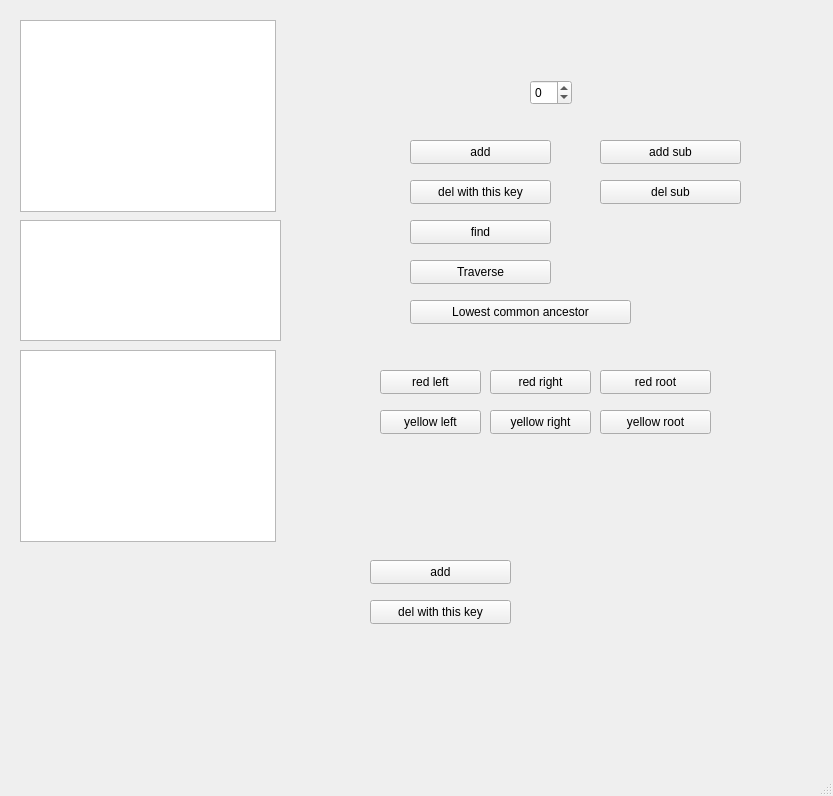
<?xml version="1.0" encoding="UTF-8"?>
<ui version="4.0">
 <class>MainWindow</class>
 <widget class="QMainWindow" name="MainWindow">
  <property name="geometry">
   <rect>
    <x>0</x>
    <y>0</y>
    <width>833</width>
    <height>796</height>
   </rect>
  </property>
  <property name="windowTitle">
   <string>MainWindow</string>
  </property>
  <widget class="QWidget" name="centralwidget">
   <widget class="QTreeView" name="treeView">
    <property name="geometry">
     <rect>
      <x>20</x>
      <y>20</y>
      <width>256</width>
      <height>192</height>
     </rect>
    </property>
   </widget>
   <widget class="QSpinBox" name="spinBox">
    <property name="geometry">
     <rect>
      <x>530</x>
      <y>80</y>
      <width>42</width>
      <height>25</height>
     </rect>
    </property>
    <property name="minimum">
     <number>-999999999</number>
    </property>
    <property name="maximum">
     <number>999999999</number>
    </property>
   </widget>
   <widget class="QPushButton" name="pushButton_add">
    <property name="geometry">
     <rect>
      <x>410</x>
      <y>140</y>
      <width>141</width>
      <height>24</height>
     </rect>
    </property>
    <property name="text">
     <string>add</string>
    </property>
   </widget>
   <widget class="QPushButton" name="pushButton_del">
    <property name="geometry">
     <rect>
      <x>410</x>
      <y>180</y>
      <width>141</width>
      <height>24</height>
     </rect>
    </property>
    <property name="text">
     <string>del with this key</string>
    </property>
   </widget>
   <widget class="QPushButton" name="pushButton_find">
    <property name="geometry">
     <rect>
      <x>410</x>
      <y>220</y>
      <width>141</width>
      <height>24</height>
     </rect>
    </property>
    <property name="text">
     <string>find</string>
    </property>
   </widget>
   <widget class="QPushButton" name="pushButton_traverse">
    <property name="geometry">
     <rect>
      <x>410</x>
      <y>260</y>
      <width>141</width>
      <height>24</height>
     </rect>
    </property>
    <property name="text">
     <string>Traverse</string>
    </property>
   </widget>
   <widget class="QTextEdit" name="textEdit_ans">
    <property name="geometry">
     <rect>
      <x>20</x>
      <y>220</y>
      <width>261</width>
      <height>121</height>
     </rect>
    </property>
    <property name="readOnly">
     <bool>true</bool>
    </property>
   </widget>
   <widget class="QTreeView" name="treeView_2">
    <property name="geometry">
     <rect>
      <x>20</x>
      <y>350</y>
      <width>256</width>
      <height>192</height>
     </rect>
    </property>
   </widget>
   <widget class="QPushButton" name="pushButton_add_to_sub">
    <property name="geometry">
     <rect>
      <x>370</x>
      <y>560</y>
      <width>141</width>
      <height>24</height>
     </rect>
    </property>
    <property name="text">
     <string>add</string>
    </property>
   </widget>
   <widget class="QPushButton" name="pushButton_add_sub">
    <property name="geometry">
     <rect>
      <x>600</x>
      <y>140</y>
      <width>141</width>
      <height>24</height>
     </rect>
    </property>
    <property name="text">
     <string>add sub</string>
    </property>
   </widget>
   <widget class="QPushButton" name="pushButton_del_sub">
    <property name="geometry">
     <rect>
      <x>370</x>
      <y>600</y>
      <width>141</width>
      <height>24</height>
     </rect>
    </property>
    <property name="text">
     <string>del with this key</string>
    </property>
   </widget>
   <widget class="QPushButton" name="pushButton_lcr">
    <property name="geometry">
     <rect>
      <x>410</x>
      <y>300</y>
      <width>221</width>
      <height>24</height>
     </rect>
    </property>
    <property name="text">
     <string>Lowest common ancestor</string>
    </property>
   </widget>
   <widget class="QPushButton" name="pushButton_1_left">
    <property name="geometry">
     <rect>
      <x>380</x>
      <y>370</y>
      <width>101</width>
      <height>24</height>
     </rect>
    </property>
    <property name="text">
     <string>red left</string>
    </property>
   </widget>
   <widget class="QPushButton" name="pushButton_1_right">
    <property name="geometry">
     <rect>
      <x>490</x>
      <y>370</y>
      <width>101</width>
      <height>24</height>
     </rect>
    </property>
    <property name="text">
     <string>red right</string>
    </property>
   </widget>
   <widget class="QPushButton" name="pushButton_1_root">
    <property name="geometry">
     <rect>
      <x>600</x>
      <y>370</y>
      <width>111</width>
      <height>24</height>
     </rect>
    </property>
    <property name="text">
     <string>red root</string>
    </property>
   </widget>
   <widget class="QPushButton" name="pushButton_2_root">
    <property name="geometry">
     <rect>
      <x>600</x>
      <y>410</y>
      <width>111</width>
      <height>24</height>
     </rect>
    </property>
    <property name="text">
     <string>yellow root</string>
    </property>
   </widget>
   <widget class="QPushButton" name="pushButton_2_left">
    <property name="geometry">
     <rect>
      <x>380</x>
      <y>410</y>
      <width>101</width>
      <height>24</height>
     </rect>
    </property>
    <property name="text">
     <string>yellow left</string>
    </property>
   </widget>
   <widget class="QPushButton" name="pushButton_2_right">
    <property name="geometry">
     <rect>
      <x>490</x>
      <y>410</y>
      <width>101</width>
      <height>24</height>
     </rect>
    </property>
    <property name="text">
     <string>yellow right</string>
    </property>
   </widget>
   <widget class="QPushButton" name="pushButton_rem_sub">
    <property name="geometry">
     <rect>
      <x>600</x>
      <y>180</y>
      <width>141</width>
      <height>24</height>
     </rect>
    </property>
    <property name="text">
     <string>del sub</string>
    </property>
   </widget>
  </widget>
  <widget class="QMenuBar" name="menubar">
   <property name="geometry">
    <rect>
     <x>0</x>
     <y>0</y>
     <width>833</width>
     <height>19</height>
    </rect>
   </property>
  </widget>
  <widget class="QStatusBar" name="statusbar"/>
 </widget>
 <resources/>
 <connections/>
</ui>
